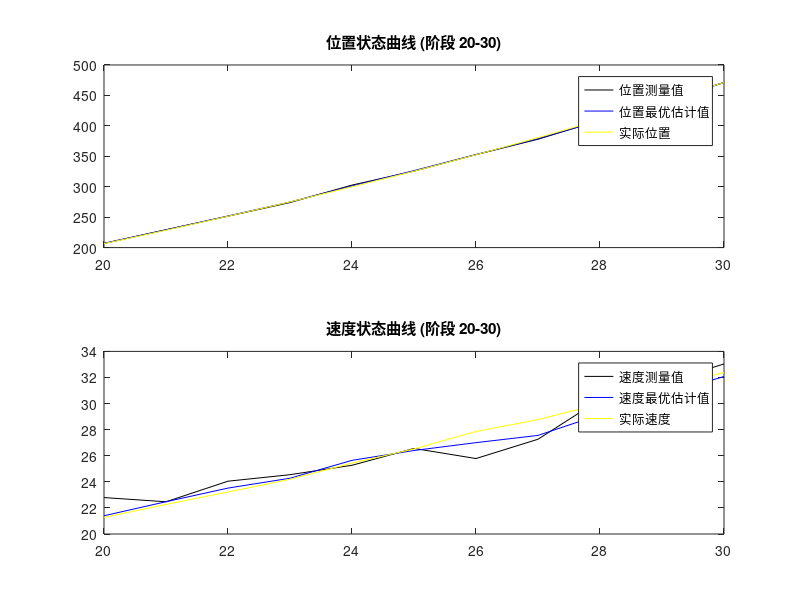

MATLAB code for this plot:
%% 定义超参数和初始设置
over = 50;
delta_t = 1; % 时间间隔
u = 1; % 加速度

Q = [0.1 0; 0 0.1]; % 过程噪声协方差矩阵
R = [1 0; 0 1]; % 观测噪声协方差矩阵
A = [1 delta_t; 0 1];
B = [(delta_t^2)/2; delta_t];
H = eye(2);
I = eye(2);

% 初始化状态
X = zeros(over, 2);
Xbar = zeros(over, 2);
Z = zeros(over, 2);
P = repmat(eye(2), over, 1); % 多次复制单位矩阵
X(1,:) = [0 1];
Xbar(1,:) = [0 1];

%% 卡尔曼滤波核心算法
for n = 2:over
        % 计算实际状态和观测值
    w1 = normrnd(0, sqrt(Q(1,1)));
    w2 = normrnd(0, sqrt(Q(2,2)));
    W = [w1, w2];
    X(n,:) = (A * X(n-1,:)' + B * u + W')';

    v1 = normrnd(0, sqrt(R(1,1)));
    v2 = normrnd(0, sqrt(R(2,2)));
    V = [v1, v2];
    Z(n,:) = H * X(n,:)' + V';

    % 先验估计
    X_bar = A * Xbar(n-1,:)' + B * u;

    P_ = A * reshape(P((n-1)*2-1:n*2-2,:), [2, 2]) * A' + Q;

    % 卡尔曼增益和后验更新
    K = P_ * H' / (H * P_ * H' + R);
    Xbar(n,:) = (X_bar + K * (Z(n,:)' - H * X_bar))';
    P((n-1)*2+1:n*2,:) = (I - K * H) * P_;
end

%% 绘图
% figure;
% subplot(2,1,1);
% plot(Z(:,1), 'k-'); hold on;
% plot(Xbar(:,1), 'b-'); hold on;
% plot(X(:,1), 'y-');
% title('位置状态曲线');
% legend('位置测量值', '位置最优估计值', '实际位置');
% 
% subplot(2,1,2);
% plot(Z(:,2), 'k-'); hold on;
% plot(Xbar(:,2), 'b-'); hold on;
% plot(X(:,2), 'y-');
% title('速度状态曲线');
% legend('速度测量值', '速度最优估计值', '实际速度');

%% 绘图
figure;
% 位置状态曲线放大显示第 20 到第 30 阶段
subplot(2,1,1);
plot(20:30, Z(20:30,1), 'k-'); hold on; % 显示第20到30阶段的位置测量值
plot(20:30, Xbar(20:30,1), 'b-'); hold on; % 显示第20到30阶段的最优估计位置值
plot(20:30, X(20:30,1), 'y-'); hold on; % 显示第20到30阶段的实际位置值
title('位置状态曲线 (阶段 20-30)');
legend('位置测量值', '位置最优估计值', '实际位置');

% 速度状态曲线放大显示第 20 到第 30 阶段
subplot(2,1,2);
plot(20:30, Z(20:30,2), 'k-'); hold on; % 显示第20到30阶段的速度测量值
plot(20:30, Xbar(20:30,2), 'b-'); hold on; % 显示第20到30阶段的最优估计速度值
plot(20:30, X(20:30,2), 'y-'); hold on; % 显示第20到30阶段的实际速度值
title('速度状态曲线 (阶段 20-30)');
legend('速度测量值', '速度最优估计值', '实际速度');

